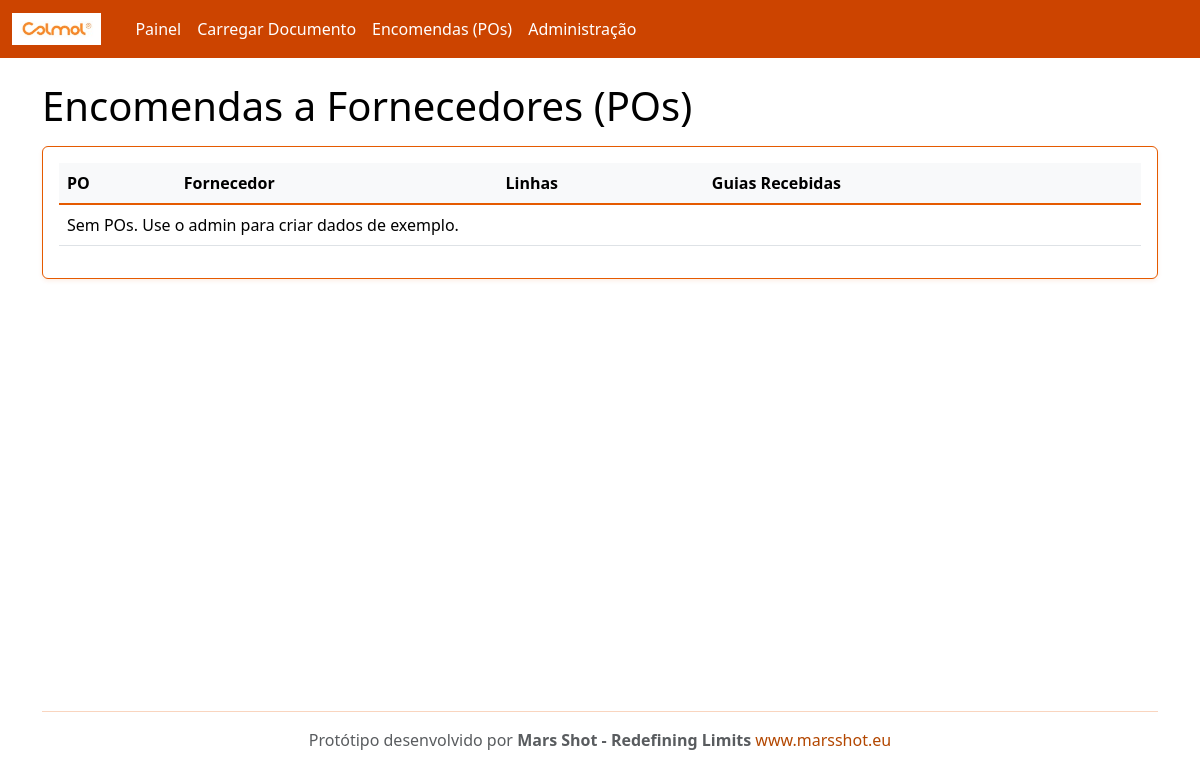
The app's page /po/, older data.
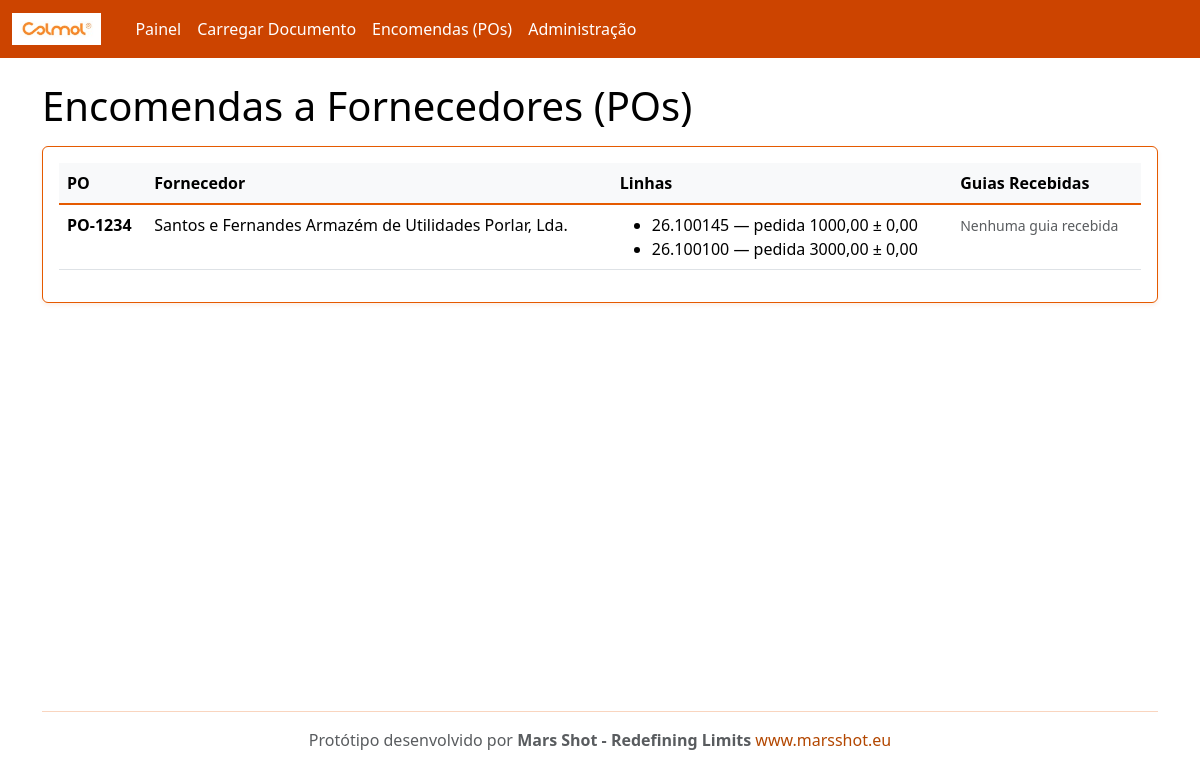
The same page, newer data.
### rececao/models.py (models this page shows, shortened)
class PurchaseOrder(models.Model):
    number = models.CharField(max_length=100, unique=True)
    supplier = models.ForeignKey(Supplier, on_delete=models.CASCADE, related_name='purchase_orders')
    created_at = models.DateTimeField(auto_now_add=True)
    @property
    def is_complete(self):
        lines = self.lines.all()
        if not lines.exists():
            return False
        return all(line.is_complete for line in lines)

class Supplier(models.Model):
    name = models.CharField(max_length=200, unique=True)
    email = models.EmailField(blank=True, null=True)
    code = models.CharField(max_length=50, unique=True)

class POLine(models.Model):
    po = models.ForeignKey(PurchaseOrder, on_delete=models.CASCADE, related_name='lines')
    internal_sku = models.CharField(max_length=120)  # código interno Colmol
    description = models.CharField(max_length=255, blank=True)
    unit = models.CharField(max_length=20, default='UN')
    qty_ordered = models.DecimalField(max_digits=12, decimal_places=2)
    qty_received = models.DecimalField(max_digits=12, decimal_places=2, default=0)
    tolerance = models.DecimalField(max_digits=6, decimal_places=2, default=0)  # tolerância admitida
    class Meta:
        unique_together = ('po','internal_sku')
    @property
    def qty_remaining(self):
        return self.qty_ordered - self.qty_received
    @property
    def is_complete(self):
        return self.qty_remaining <= 0

### rececao/views.py (the view)
# urls.py: path('po/', views.po_list, name='po_list'),
def po_list(request):
    from django.db.models import Prefetch
    from .models import InboundDocument
    pos = PurchaseOrder.objects.all().order_by('-id').prefetch_related(
        'lines',
        Prefetch(
            'inbound_docs',
            queryset=InboundDocument.objects.filter(doc_type='GR').order_by('-received_at'),
            to_attr='guias_remessa'
        )
    )
    return render(request, 'po_list.html', {'pos': pos})

### templates/po_list.html (shortened to what this page needs)
{% extends "base.html" %}
{% block content %}
<h1>Encomendas a Fornecedores (POs)</h1>
<div class="card p-3 mt-3">
  <table class="table table-hover">
    <thead><tr><th>PO</th><th>Fornecedor</th><th>Linhas</th><th>Guias Recebidas</th></tr></thead>
    <tbody>
      {% for p in pos %}
      <tr>
        <td>
          <strong>{{ p.number }}</strong>
        </td>
        <td>{{ p.supplier.name }}</td>
        <td>
          <ul class="mb-0">
          {% for l in p.lines.all %}
            <li>
              {{ l.internal_sku }} — pedida {{ l.qty_ordered|floatformat:2 }} ± {{ l.tolerance|floatformat:2 }}
            </li>
          {% endfor %}
          </ul>
        </td>
        <td>
          {% if p.guias_remessa %}
            <ul class="mb-0">
            {% for guia in p.guias_remessa %}
              <li>
                <a href="/inbound/{{ guia.id }}/" class="text-decoration-none">
                  {{ guia.get_doc_type_display }} {{ guia.number }}
                </a>
                <small class="text-muted">({{ guia.received_at|date:"d/m/Y H:i" }})</small>
                {% if guia.match_result %}
                  {% if guia.match_result.status == 'matched' %}
                    <span class="badge bg-success">✓</span>
                  {% elif guia.match_result.status == 'exceptions' %}
                    <span class="badge bg-warning">!</span>
                  {% endif %}
                {% endif %}
              </li>
            {% endfor %}
            </ul>
          {% else %}
            <small class="text-muted">Nenhuma guia recebida</small>
          {% endif %}
        </td>
      </tr>
      {% empty %}
      <tr><td colspan="4">Sem POs. Use o admin para criar dados de exemplo.</td></tr>
      {% endfor %}
    </tbody>
  </table>
</div>
{% endblock %}

Row changes from the older to the newer data that the page shows:
added PurchaseOrder: number "PO-1234", supplier.name "Santos e Fernandes Armazém de Utilidades Porlar, Lda.", shows "Nenhuma guia recebida"
added POLine: internal_sku "26.100145", qty_ordered "1000,00", tolerance "0,00"
added POLine: internal_sku "26.100100", qty_ordered "3000,00", tolerance "0,00"
Text that changed along with them:
text no longer shown: "Sem POs. Use o admin para criar dados de exemplo."
